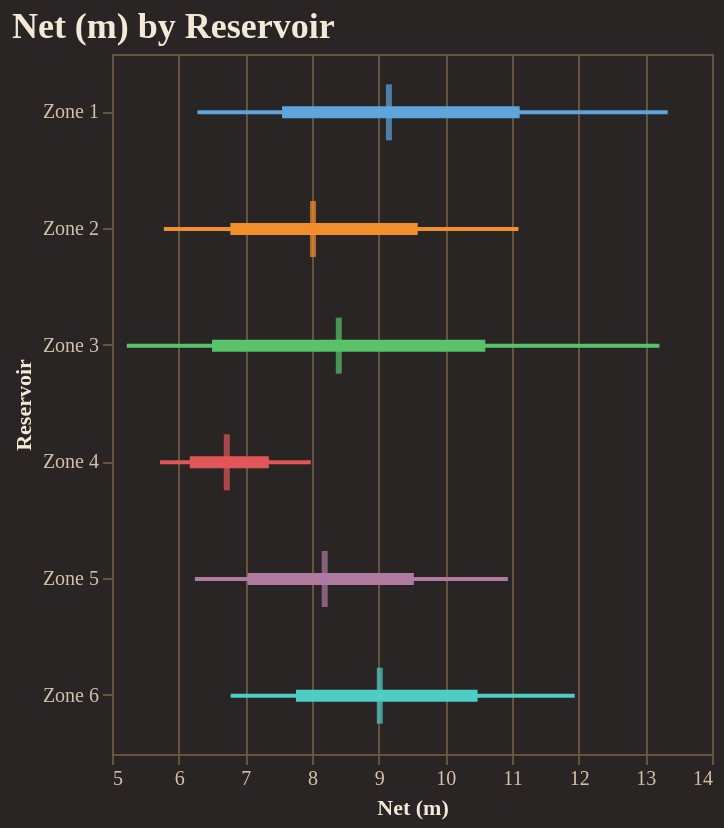

The cell this chart's notebook holds for it:
### Code cell
fig = reporter.plotter.forest_plot(
    "Net (m)", 
    backend=PLOTTING_BACKEND
)
fig.show()

### Figure 1 — Vega-Lite specification as saved in the notebook (floating-point values rounded to 4 significant figures)
{"config": {"background": "#292524", "view": {"fill": "#292524", "stroke": "#665340"}, "title": {"color": "#f4e9d7", "font": "Merriweather", "fontSize": 18, "fontWeight": 600, "subtitleColor": "#d5c2a6", "anchor": "start"}, "axis": {"domainColor": "#665340", "gridColor": "#665340", "tickColor": "#665340", "labelColor": "#d5c2a6", "titleColor": "#f4e9d7", "labelFont": "Merriweather", "titleFont": "Merriweather"}, "legend": {"titleColor": "#f4e9d7", "labelColor": "#d5c2a6", "labelFont": "Merriweather", "titleFont": "Merriweather", "orient": "top-right", "symbolType": "circle"}, "header": {"labelColor": "#d5c2a6", "titleColor": "#f4e9d7", "labelFont": "Merriweather", "titleFont": "Merriweather"}, "mark": {"color": "#c78d3b"}, "line": {"color": "#c78d3b"}, "bar": {"color": "#c78d3b"}, "point": {"color": "#ddb06d"}, "area": {"color": "#c78d3b", "opacity": 0.35}, "text": {"color": "#f4e9d7", "font": "Merriweather"}, "range": {"category": ["#5DA5DA", "#F28E2B", "#59C36A", "#E15759", "#B07AA1", "#4ECDC4", "#FF9DA7", "#EDC948"]}}, "layer": [{"mark": {"type": "rule", "strokeWidth": 2}, "encoding": {"color": {"field": "group", "legend": null, "type": "nominal"}, "x": {"field": "p10", "scale": {"zero": false}, "title": "Net (m)", "type": "quantitative"}, "x2": {"field": "p90"}, "y": {"field": "group", "sort": ["Zone 1", "Zone 2", "Zone 3", "Zone 4", "Zone 5", "Zone 6"], "title": "Reservoir", "type": "nominal"}}}, {"mark": {"type": "rule", "strokeWidth": 6}, "encoding": {"color": {"field": "group", "legend": null, "type": "nominal"}, "x": {"field": "p25", "scale": {"zero": false}, "title": "Net (m)", "type": "quantitative"}, "x2": {"field": "p75"}, "y": {"field": "group", "sort": ["Zone 1", "Zone 2", "Zone 3", "Zone 4", "Zone 5", "Zone 6"], "title": "Reservoir", "type": "nominal"}}}, {"mark": {"type": "tick", "color": "black", "size": 28, "thickness": 3}, "encoding": {"color": {"field": "group", "legend": null, "type": "nominal"}, "tooltip": [{"field": "group", "title": "Group", "type": "nominal"}, {"field": "p10", "title": "P10", "type": "quantitative"}, {"field": "p25", "title": "P25", "type": "quantitative"}, {"field": "median", "title": "Median", "type": "quantitative"}, {"field": "p75", "title": "P75", "type": "quantitative"}, {"field": "p90", "title": "P90", "type": "quantitative"}], "x": {"field": "median", "scale": {"zero": false}, "title": "Net (m)", "type": "quantitative"}, "y": {"field": "group", "sort": ["Zone 1", "Zone 2", "Zone 3", "Zone 4", "Zone 5", "Zone 6"], "title": "Reservoir", "type": "nominal"}}}], "data": {"name": "data-d6bed05297ab233e03ae0a0d1c2a7191"}, "height": 350, "title": "Net (m) by Reservoir", "width": "container", "$schema": "https://vega.github.io/schema/vega-lite/v5.20.1.json", "datasets": {"data-d6bed05297ab233e03ae0a0d1c2a7191": [{"group": "Zone 1", "p10": 6.282, "p25": 7.551, "median": 9.153, "p75": 11.12, "p90": 13.34}, {"group": "Zone 2", "p10": 5.778, "p25": 6.775, "median": 8.015, "p75": 9.585, "p90": 11.1}, {"group": "Zone 3", "p10": 5.222, "p25": 6.501, "median": 8.402, "p75": 10.6, "p90": 13.21}, {"group": "Zone 4", "p10": 5.721, "p25": 6.167, "median": 6.722, "p75": 7.353, "p90": 7.982}, {"group": "Zone 5", "p10": 6.244, "p25": 7.032, "median": 8.19, "p75": 9.527, "p90": 10.94}, {"group": "Zone 6", "p10": 6.78, "p25": 7.759, "median": 9.017, "p75": 10.48, "p90": 11.94}]}}
